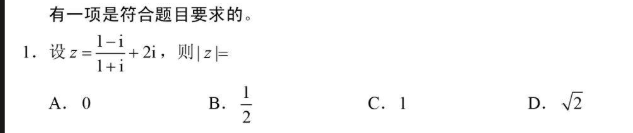
#> input picture data/input/img.png, 633 x 133 px
$ python -i image_processor.py   (imports and definitions only)
#> lines starting #> are read from the running program, lines starting #| are printed output that depends on the picture; after the words box and inside, x2 and y2 are one past the last pixel; in counts of white or black regions, pixels touching at a corner belong together
#> further down, picture is the input picture: shape (133, 633, 3); mean B, G, R 248.1, 248.1, 248.1
"""
图像预处理模块
负责对采集到的作业图像进行预处理操作，包括灰度化、二值化、去噪、纠偏等。
"""

import cv2
import numpy as np
from typing import Tuple, Optional


class ImageProcessor:
    """图像预处理器"""

    def __init__(self):
        pass

    def to_grayscale(self, image: np.ndarray) -> np.ndarray:
        """转换为灰度图"""
        if len(image.shape) == 3:
            return cv2.cvtColor(image, cv2.COLOR_BGR2GRAY)
        return image

    def binarize(self, image: np.ndarray, method: str = "otsu") -> np.ndarray:
        """二值化处理"""
        gray = self.to_grayscale(image)
        if method == "otsu":
            _, binary = cv2.threshold(gray, 0, 255, cv2.THRESH_BINARY | cv2.THRESH_OTSU)
        elif method == "adaptive":
            binary = cv2.adaptiveThreshold(
                gray, 255, cv2.ADAPTIVE_THRESH_GAUSSIAN_C,
                cv2.THRESH_BINARY, 11, 2
            )
        else:
            _, binary = cv2.threshold(gray, 127, 255, cv2.THRESH_BINARY)
        return binary

    def denoise(self, image: np.ndarray, strength: int = 10) -> np.ndarray:
        """去噪处理"""
#> called with strength = 10
        return cv2.fastNlMeansDenoisingColored(image, None, strength, 10, 7, 21)

    def deskew(self, image: np.ndarray) -> np.ndarray:
        """纠偏处理：校正倾斜图像"""
        gray = self.to_grayscale(image)
        thresh = cv2.threshold(gray, 0, 255, cv2.THRESH_BINARY_INV | cv2.THRESH_OTSU)[1]
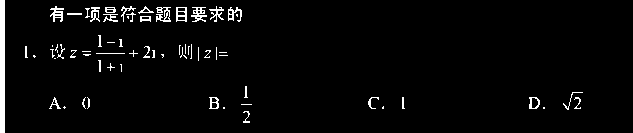
#> thresh: shape (133, 633); 3.1% white; 65 white regions (31 under 20 px), largest, box (x1, y1, x2, y2) and area: (0, 0, 5, 133) 665, (156, 7, 171, 22) 128, (191, 7, 207, 22) 125
        coords = np.column_stack(np.where(thresh > 0))
#> coords = 2633 pairs, first value 0 to 132, second value 0 to 582
        if len(coords) == 0:
            return image
        angle = cv2.minAreaRect(coords)[-1]
#> angle = -90
        if angle < -45:
            angle = 90 + angle
#> angle = 0
        else:
            angle = -angle
        h, w = image.shape[:2]
#> h = 133; w = 633
        center = (w // 2, h // 2)
#> center = (316, 66)
        matrix = cv2.getRotationMatrix2D(center, angle, 1.0)
#> matrix = [[1, 0, 0], [0, 1, 0]]
        return cv2.warpAffine(image, matrix, (w, h), borderMode=cv2.BORDER_REPLICATE)

    def resize(self, image: np.ndarray, width: Optional[int] = None, height: Optional[int] = None) -> np.ndarray:
        """调整图像尺寸"""
        if width is None and height is None:
            return image
        h, w = image.shape[:2]
        if width is not None and height is not None:
            return cv2.resize(image, (width, height))
        elif width is not None:
            ratio = width / w
            return cv2.resize(image, (width, int(h * ratio)))
        else:
            ratio = height / h
            return cv2.resize(image, (int(w * ratio), height))

    def process(self, image: np.ndarray) -> np.ndarray:
        """执行完整预处理流水线"""
        image = self.denoise(image)
        image = self.deskew(image)
        return image

>>> import cv2
>>> picture = cv2.imread('../../../data/input/img.png')
>>> result = ImageProcessor().process(picture)
